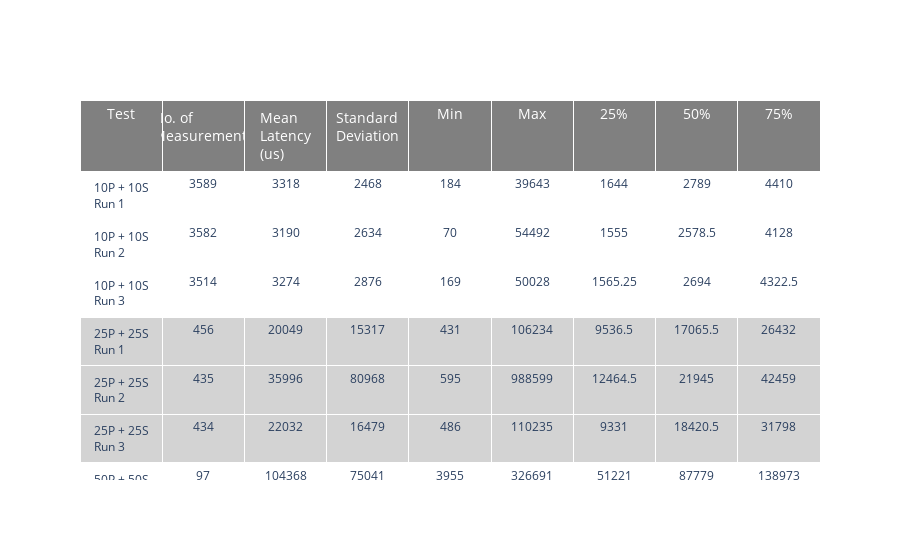
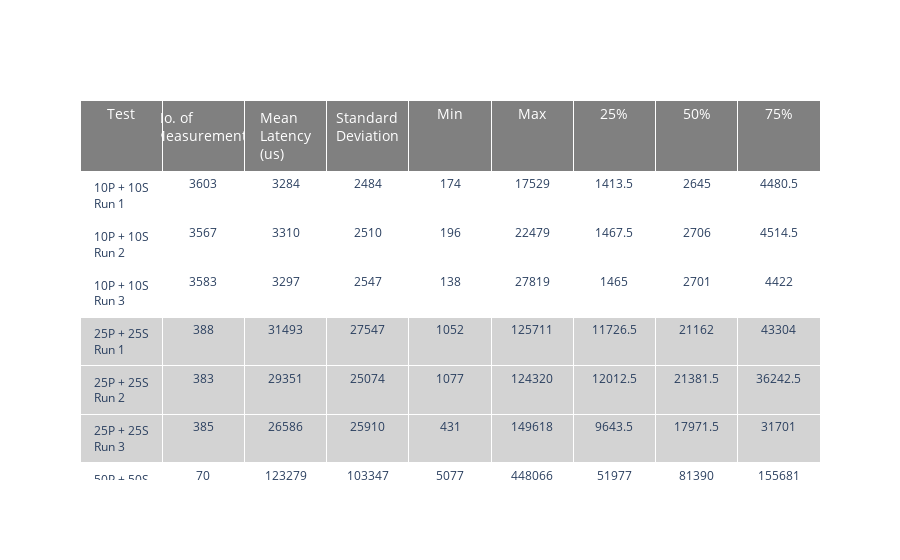

Notebook code cell kept with these figures, in order:
### Markdown cell above
## Summary of Latency Data

### Code cell
# You have to run this in a python execution environment to see the outcome.

plot_latency_summary_table(unicast_latency_files)
plot_latency_summary_table(multicast_latency_files)

### Figure 1 — Plotly figure (JSON) as saved in the notebook; plotly's stock layout.template omitted (floating-point values rounded to 4 significant figures)
{"data": [{"cells": {"fill": {"color": [["white", "white", "white", "lightgrey", "lightgrey", "lightgrey", "white", "white", "white", "lightgrey", "lightgrey", "lightgrey", "white", "white", "white", "lightgrey", "lightgrey", "lightgrey", "white", "white", "white", "lightgrey", "lightgrey", "lightgrey", "white", "white", "white", "lightgrey", "lightgrey", "lightgrey"]]}, "values": [["10P + 10S Run 1", "10P + 10S Run 2", "10P + 10S Run 3", "25P + 25S Run 1", "25P + 25S Run 2", "25P + 25S Run 3", "50P + 50S Run 1", "50P + 50S Run 2", "50P + 50S Run 3", "100P + 100S Run 1", "100P + 100S Run 2", "100P + 100S Run 3"], [3589, 3582, 3514, 456, 435, 434, 97, 99, 96, 88, 0, 0], ["3318", "3190", "3274", "20049", "35996", "22032", "104368", "80514", "68780", "22989", "nan", "nan"], ["2468", "2634", "2876", "15317", "80968", "16479", "75041", "63907", "38833", "116290", "nan", "nan"], [184, 70, 169, 431, 595, 486, 3955, 2066, 1515, 1919, null, null], [39643, 54492, 50028, 106234, 988599, 110235, 326691, 335138, 188623, 1097783, null, null], [1644, 1555, 1565.0, 9536.0, 12460.0, 9331, 51221, 35860.0, 39340.0, 6334.0, null, null], [2789, 2578.0, 2694, 17070.0, 21945, 18420.0, 87779, 60320.0, 64326, 8628, null, null], [4410, 4128, 4322.0, 26432, 42459, 31798, 138973, 103143, 92130.0, 12240, null, null]]}, "header": {"fill": {"color": "grey"}, "font": {"color": "white", "size": 14}, "values": ["Test", "No. of Measurements", "Mean Latency (us)", "Standard Deviation", "Min", "Max", "25%", "50%", "75%"]}, "type": "table"}], "layout": {}}

### Figure 2 — Plotly figure (JSON) as saved in the notebook; plotly's stock layout.template omitted (floating-point values rounded to 4 significant figures)
{"data": [{"cells": {"fill": {"color": [["white", "white", "white", "lightgrey", "lightgrey", "lightgrey", "white", "white", "white", "lightgrey", "lightgrey", "lightgrey", "white", "white", "white", "lightgrey", "lightgrey", "lightgrey", "white", "white", "white", "lightgrey", "lightgrey", "lightgrey", "white", "white", "white", "lightgrey", "lightgrey", "lightgrey"]]}, "values": [["10P + 10S Run 1", "10P + 10S Run 2", "10P + 10S Run 3", "25P + 25S Run 1", "25P + 25S Run 2", "25P + 25S Run 3", "50P + 50S Run 1", "50P + 50S Run 2", "50P + 50S Run 3", "100P + 100S Run 1", "100P + 100S Run 2"], [3603, 3567, 3583, 388, 383, 385, 70, 74, 72, 0, 0], ["3284", "3310", "3297", "31493", "29351", "26586", "123279", "117095", "139425", "nan", "nan"], ["2484", "2510", "2547", "27547", "25074", "25910", "103347", "82143", "121071", "nan", "nan"], [174, 196, 138, 1052, 1077, 431, 5077, 9298, 2998, null, null], [17529, 22479, 27819, 125711, 124320, 149618, 448066, 327883, 598883, null, null], [1414.0, 1468.0, 1465, 11730.0, 12010.0, 9644.0, 51977, 56257, 56790.0, null, null], [2645, 2706, 2701, 21162, 21380.0, 17970.0, 81390, 96792, 98386, null, null], [4480.0, 4514.0, 4422, 43304, 36240.0, 31701, 155681, 174564, 192900.0, null, null]]}, "header": {"fill": {"color": "grey"}, "font": {"color": "white", "size": 14}, "values": ["Test", "No. of Measurements", "Mean Latency (us)", "Standard Deviation", "Min", "Max", "25%", "50%", "75%"]}, "type": "table"}], "layout": {}}
